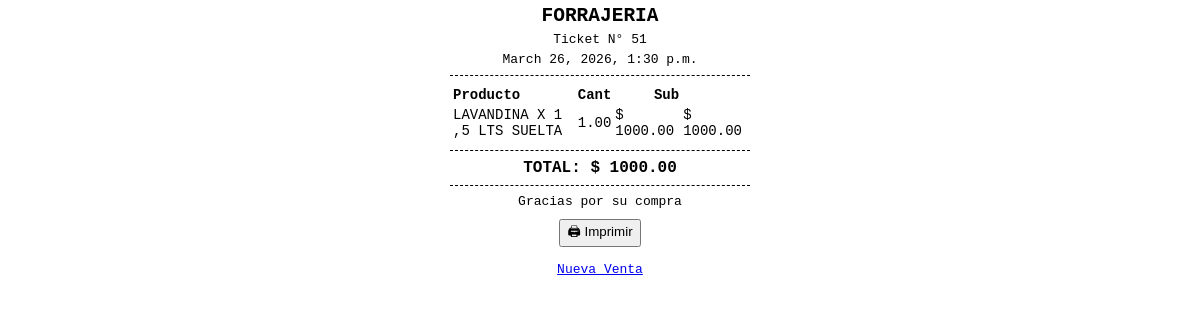
The page /home/reimprimir/51/ on the database its author committed.
### applications/home/models.py (models this page shows, shortened)
class Venta(models.Model):
    MEDIOS_PAGO = [
    ('efectivo', 'Efectivo'),
    ('transferencia', 'Transferencia'),
    ('qr', 'QR'),
    ('debito', 'Débito'),
    ('credito', 'Crédito'),
]
    fecha = models.DateTimeField(auto_now_add=True)
    total = models.DecimalField(max_digits=10, decimal_places=2)
    medio_pago = models.CharField(max_length=20, choices=MEDIOS_PAGO, default='efectivo')
    cerrada = models.BooleanField(default=False)
    usuario = models.ForeignKey(User, on_delete=models.SET_NULL, null=True)

class DetalleVenta(models.Model):
    venta = models.ForeignKey(Venta, on_delete=models.CASCADE)
    producto = models.ForeignKey(Producto, on_delete=models.CASCADE)
    cantidad = models.DecimalField(max_digits=10, decimal_places=2)
    precio = models.DecimalField(max_digits=10, decimal_places=2)
    subtotal = models.DecimalField(max_digits=10, decimal_places=2)

### applications/productos/models.py (models this page shows, shortened)
class Producto(models.Model):
    codigo = models.CharField(max_length=20, unique=True)
    nombre = models.CharField(max_length=100)
    precio = models.DecimalField(max_digits=10, decimal_places=2)
    stock = models.DecimalField(max_digits=10, decimal_places=2)

### applications/home/views.py (the view)
# urls.py: path('reimprimir/<int:venta_id>/', views.reimprimir_venta, name='reimprimir_venta'),
def reimprimir_venta(request, venta_id):
    venta = get_object_or_404(Venta, id=venta_id)
    return render(request, 'home/ticket.html', {
        'venta': venta
    })

### applications/home/templates/home/ticket.html (shortened to what this page needs)
<!DOCTYPE html>
<html>
<head>
</head>
<body>
    <h2>FORRAJERIA</h2>
    <p>Ticket N° {{ venta.id }}</p>
    <p>{{ venta.fecha }}</p>
    <hr>
    <table>
        <tr>
            <th>Producto</th>
            <th>Cant</th>
            <th class="right">Sub</th>
        </tr>
{% for item in venta.detalleventa_set.all %}
<tr>
    <td>{{ item.producto.nombre }}</td>
    <td>{{ item.cantidad }}</td>
    <td>$ {{ item.precio }}</td>
    <td>$ {{ item.subtotal }}</td>
</tr>
{% endfor %}
    </table>
    <hr>
    <p class="total">TOTAL: $ {{ venta.total }}</p>
    <hr>
    <p>Gracias por su compra</p>
    <div class="no-print">
        <button onclick="window.print()">🖨 Imprimir</button>
        <br><br>
        <a href="{% url 'venta' %}">Nueva Venta</a>
    </div>
</body>
</html>

### applications/home/templates/home/ticket.html (style rules this page uses)
body { font-family: monospace; width: 300px; margin: auto; }
h2, p { text-align: center; margin: 5px 0; }
table { width: 100%; font-size: 14px; }
th, td { text-align: left; }
.right { text-align: right; }
hr { border: none; border-top: 1px dashed black; margin: 8px 0; }
.total { font-size: 16px; font-weight: bold; }
.no-print { text-align: center; margin-top: 10px; }

### rows shown on the page
Venta: id "51", fecha "March 26, 2026, 1:30 p.m.", total "1000.00"
DetalleVenta: producto.nombre "LAVANDINA X 1 ,5 LTS SUELTA", cantidad "1.00", precio "1000.00", subtotal "1000.00"
